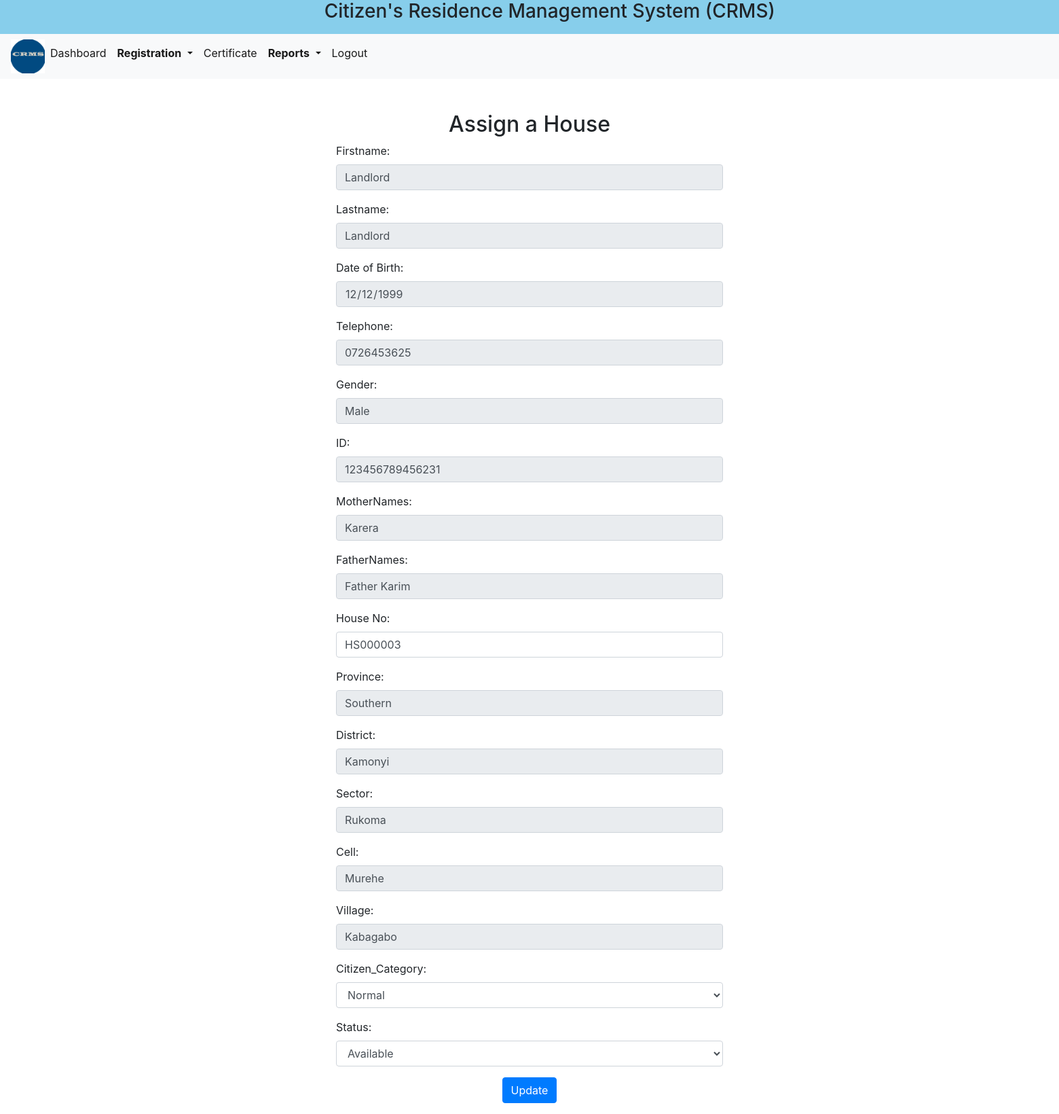
The page /updateResident.php?identifier=88329654 (signed in) on the database as committed earlier.
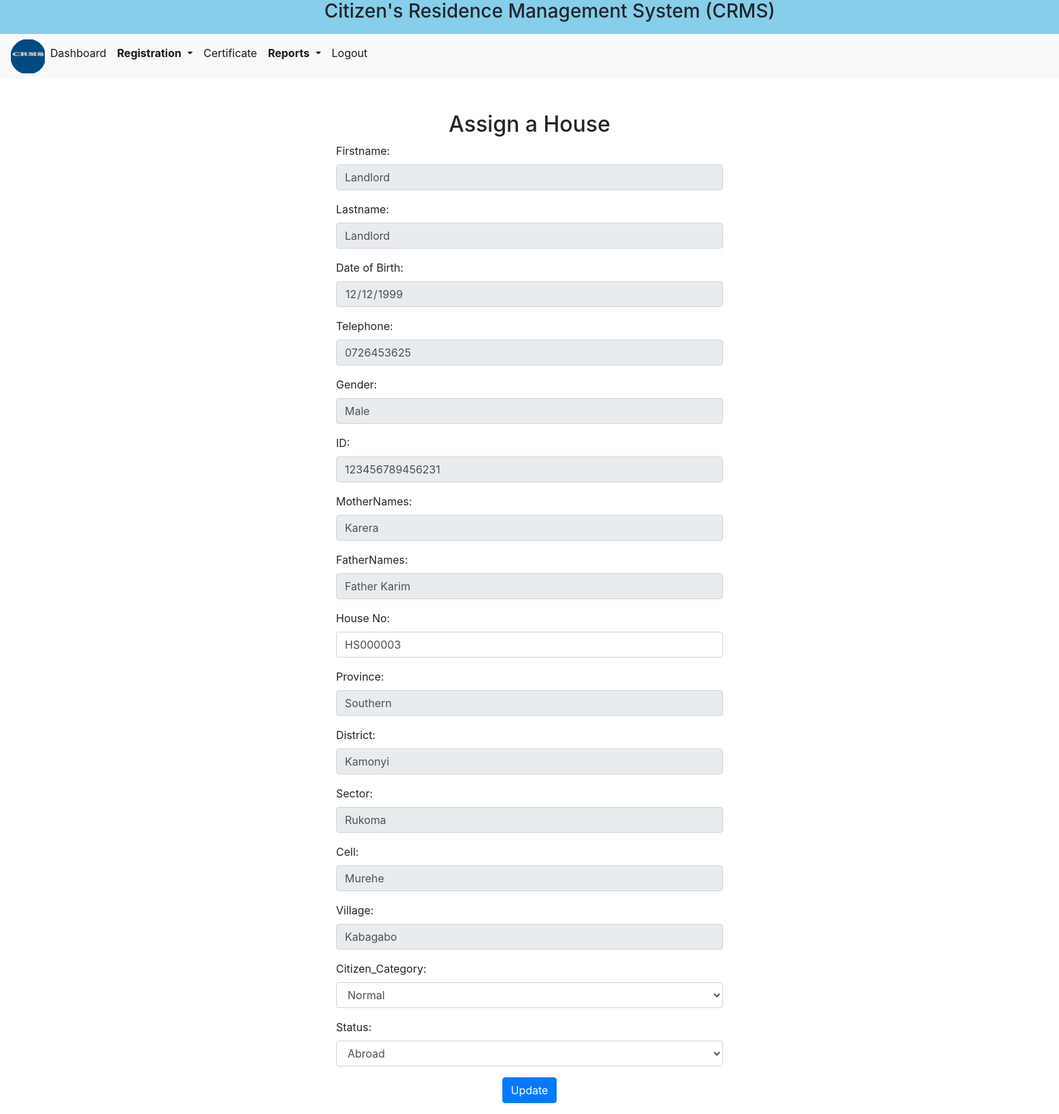
The same page on the database as committed later.
### tables this page shows
CREATE TABLE `resident` (
  `Identifier` varchar(8) NOT NULL,
  `Firstname` varchar(20) DEFAULT NULL,
  `Lastname` varchar(20) DEFAULT NULL,
  `DoB` date DEFAULT NULL,
  `Telephone` varchar(15) DEFAULT NULL,
  `Gender` varchar(6) DEFAULT NULL,
  `ID` bigint DEFAULT NULL,
  `FatherNames` varchar(20) DEFAULT NULL,
  `MotherNames` varchar(20) DEFAULT NULL,
  `Province` varchar(20) DEFAULT NULL,
  `District` varchar(20) DEFAULT NULL,
  `Sector` varchar(20) DEFAULT NULL,
  `Cell` varchar(20) DEFAULT NULL,
  `Village` varchar(20) DEFAULT NULL,
  `Citizen_Category` varchar(20) DEFAULT NULL,
  `HouseNo` varchar(30) DEFAULT NULL,
  `Password` varchar(255) DEFAULT '',
  `Status` varchar(9) DEFAULT NULL,
  `RegDate` datetime DEFAULT CURRENT_TIMESTAMP,
  PRIMARY KEY (`Identifier`),
  UNIQUE KEY `Telephone` (`Telephone`),
  UNIQUE KEY `ID` (`ID`)
);

CREATE TABLE `provinces` (
  `ProvinceID` int NOT NULL AUTO_INCREMENT,
  `Province` varchar(20) DEFAULT NULL,
  PRIMARY KEY (`ProvinceID`)
);

CREATE TABLE `districts` (
  `DistrictID` int NOT NULL AUTO_INCREMENT,
  `ProvinceID` int NOT NULL,
  `District` varchar(20) DEFAULT NULL,
  PRIMARY KEY (`DistrictID`),
  KEY `province` (`ProvinceID`)
);

CREATE TABLE `sectors` (
  `SectorID` int NOT NULL AUTO_INCREMENT,
  `DistrictID` int NOT NULL,
  `Sector` varchar(20) DEFAULT NULL,
  PRIMARY KEY (`SectorID`),
  KEY `district` (`DistrictID`)
);

CREATE TABLE `cells` (
  `CellID` int NOT NULL AUTO_INCREMENT,
  `SectorID` int NOT NULL,
  `Cell` varchar(20) DEFAULT NULL,
  PRIMARY KEY (`CellID`),
  KEY `sector` (`SectorID`)
);

CREATE TABLE `villages` (
  `VillageID` int NOT NULL AUTO_INCREMENT,
  `CellID` int NOT NULL,
  `Village` varchar(20) DEFAULT NULL,
  PRIMARY KEY (`VillageID`),
  KEY `cell` (`CellID`)
);

### updateResident.php (the view, shortened to what the changed rows need)
<!DOCTYPE html>
<html lang="en">
<head>
    <link rel="stylesheet" href="bootstrap/bootstrap.css">
    </head>
</head>
<body background="img src="image1.jpg" class="d-block w-100" alt="...">
<?php
$conn = new mysqli('localhost', 'super', '', 'crms');
$identifier = $_GET['identifier'];
$stmt = $conn->prepare("SELECT t.*,p.Province as ProvinceName,d.District as DistrictName,s.Sector as SectorName,c.Cell as CellName,v.Village as VillageName FROM resident t  INNER JOIN provinces p ON t.Province=p.ProvinceID INNER JOIN districts d ON d.DistrictID=t.District INNER JOIN sectors s ON s.SectorID=t.Sector INNER JOIN cells c ON c.CellID=t.Cell INNER JOIN villages v ON v.VillageID=t.Village WHERE Identifier = ?");
$stmt->bind_param("i", $identifier);
$stmt->execute();
$result = $stmt->get_result();
$record = $result->fetch_assoc();
?>
<!DOCTYPE html>
<html lang="en">
<head>
    <link rel="stylesheet" href="bootstrap/bootstrap.css">
</head>
<body>
<div class="container mt-5 form-container">
<h2 class="text-center">Assign a House</h2>
    <form action="updateResident.php?identifier=<?php echo htmlspecialchars($record['Identifier']); ?>" method="POST">
        <div class="form-group">
            <label for="firstname">Firstname:</label>
            <input type="text" class="form-control" pattern="[A-Za-z]*" inputmode="alphabetic" title="Only alphabetic characters are allowed" id="firstname" name="firstname" value="<?php echo htmlspecialchars($record['Firstname']); ?>" readonly required>
        </div>
        <div class="form-group">
            <label for="lastname">Lastname:</label>
            <input type="text" class="form-control" pattern="[A-Za-z]*" inputmode="alphabetic" title="Only alphabetic characters are allowed!" id="lastname" name="lastname" value="<?php echo htmlspecialchars($record['Lastname']); ?>" readonly required>
        </div>
        <div class="form-group">
            <label for="dob">Date of Birth:</label>
            <input type="date" class="form-control" id="dob" name="dob" value="<?php echo htmlspecialchars($record['DoB']); ?>" readonly required>
        </div>
        <div class="form-group">
            <label for="telephone">Telephone:</label>
            <input type="text" class="form-control" id="telephone" pattern="[0-9]*" inputmode="numeric" title="Only numbers are aloowed!" name="telephone" value="<?php echo htmlspecialchars($record['Telephone']); ?>" readonly required>
        </div>
        <div class="form-group">
            <label for="id">Gender:</label>
            <input type="text" class="form-control" id="gender" name="gender" value="<?php echo htmlspecialchars($record['Gender']); ?>" readonly required>
        </div>
        <div class="form-group">
            <label for="id">ID:</label>
            <input type="text" class="form-control" id="id" pattern="[0-9]*" inputmode="numeric" title="Only numbers are aloowed!" name="id" value="<?php echo htmlspecialchars($record['ID']); ?>" readonly required>
        </div>
        <div class="form-group">
            <label for="district">MotherNames:</label>
            <input type="text" class="form-control" id="mothernames" name="mothernames" pattern="[A-Za-z]*" inputmode="alphabetic" title="Only alphabetic characters are allowed!" value="<?php echo htmlspecialchars($record['MotherNames']); ?>" readonly required>
        </div>
        <div class="form-group">
            <label for="district">FatherNames:</label>
            <input type="text" class="form-control" id="fathernames" name="fathernames" pattern="[A-Za-z]*" inputmode="alphabetic" title="Only alphabetic characters are allowed!" value="<?php echo htmlspecialchars($record['FatherNames']); ?>" readonly required>
        </div>
        <div class="form-group">
            <label for="houseno">House No:</label>
            <input type="text" class="form-control" id="houseno" name="houseno" value="<?php echo htmlspecialchars($record['HouseNo']); ?>">
        </div>
        <div class="form-group">
            <label for="district">Province:</label>
            <input type="text" class="form-control" id="provinceName" name="provinceName" value="<?php echo htmlspecialchars($record['ProvinceName']); ?>"readonly required>
        </div>
        <div class="form-group">
            <label for="district">District:</label>
            <input type="text" class="form-control" id="districtName" name="districtName" value="<?php echo htmlspecialchars($record['DistrictName']); ?>" readonly required>
        </div>
        <div class="form-group">
            <label for="sector">Sector:</label>
            <input type="text" class="form-control" id="sectorName" name="sectorName" value="<?php echo htmlspecialchars($record['SectorName']); ?>" readonly required>
        </div>
        <div class="form-group">
            <label for="cell">Cell:</label>
            <input type="text" class="form-control" id="cellName" name="cellName" value="<?php echo htmlspecialchars($record['CellName']); ?>" readonly required>
        </div>
        <div class="form-group">
            <label for="village">Village:</label>
            <input type="text" class="form-control" id="villageName" name="villageName" value="<?php echo htmlspecialchars($record['VillageName']); ?>" readonly required>
        </div>
        <div class="form-group">
            <label for="gender">Citizen_Category:</label>
            <select class="form-control" id="citizen_category" name="citizen_category" required>
                <option value="Normal" <?php echo $record['Citizen_Category'] == 'Normal' ? 'selected' : ''; ?>>Normal</option>
            </select>
        </div>
        <div class="form-group">
            <label for="status">Status:</label>
            <select class="form-control" id="status" name="status" required>
                <option value=""><?php echo htmlspecialchars($record['Status']); ?></option>
            </select>
        </div>
    </form>
</div>
</body>
</html>

Rows that differ between the two databases and show on the page:
changed resident "Landlord": status "Available" → "Abroad"
